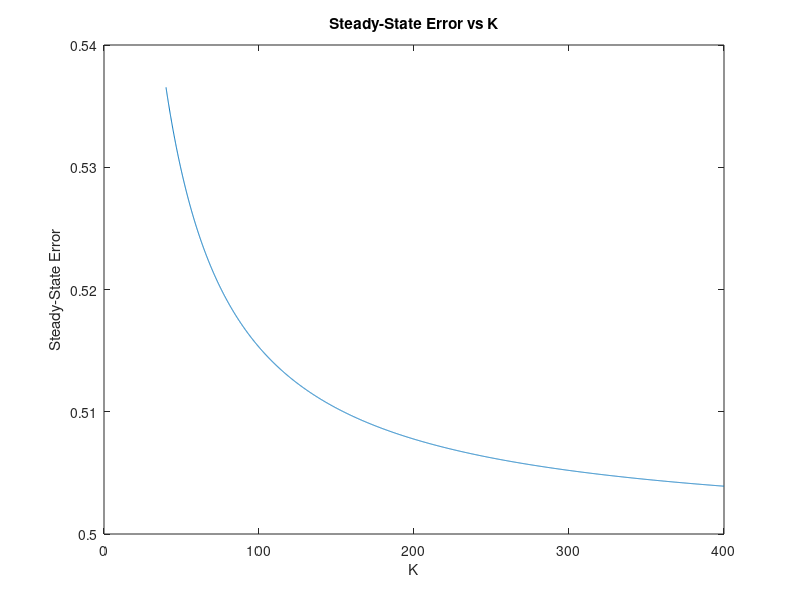
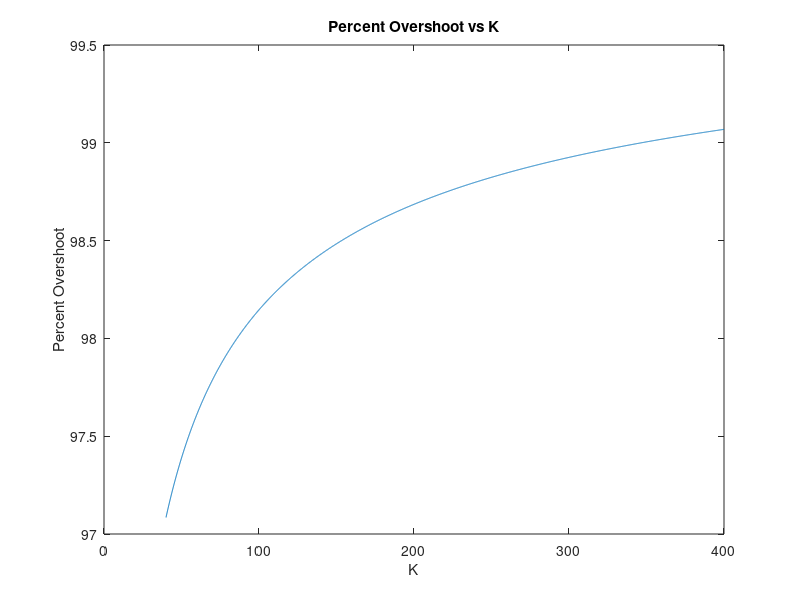

Reproduce these figures in MATLAB, in order.
K=[40:0.1:400];
e=(14580+2312.*K)./(14580+4624.*K);
Z=(16.7)./(2.*sqrt((72.9+19652.*K)));
OS=100.*exp((-pi.*Z)./((1-Z.^2).^(1/2)));
figure(1)
plot(K,e)
title('Steady-State Error vs K')
xlabel('K') 
ylabel('Steady-State Error')
figure(2)
plot(K,OS)
title('Percent Overshoot vs K')
xlabel('K') 
ylabel('Percent Overshoot') 


